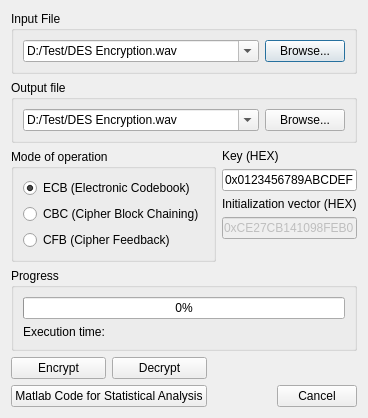
<?xml version="1.0" encoding="UTF-8"?>
<ui version="4.0">
 <class>DESdialog</class>
 <widget class="QDialog" name="DESdialog">
  <property name="geometry">
   <rect>
    <x>0</x>
    <y>0</y>
    <width>337</width>
    <height>385</height>
   </rect>
  </property>
  <property name="sizePolicy">
   <sizepolicy hsizetype="MinimumExpanding" vsizetype="Preferred">
    <horstretch>0</horstretch>
    <verstretch>0</verstretch>
   </sizepolicy>
  </property>
  <property name="windowTitle">
   <string>Data Encryption Standard</string>
  </property>
  <layout class="QVBoxLayout" name="verticalLayout_7">
   <item>
    <widget class="QGroupBox" name="groupBox_4">
     <property name="title">
      <string>Input File</string>
     </property>
     <layout class="QHBoxLayout" name="horizontalLayout_4">
      <item>
       <widget class="QComboBox" name="comboBox_2">
        <property name="sizePolicy">
         <sizepolicy hsizetype="MinimumExpanding" vsizetype="Fixed">
          <horstretch>0</horstretch>
          <verstretch>0</verstretch>
         </sizepolicy>
        </property>
        <property name="editable">
         <bool>true</bool>
        </property>
        <item>
         <property name="text">
          <string>D:/Test/DES Encryption.wav</string>
         </property>
        </item>
        <item>
         <property name="text">
          <string>D:/Test/DES Decryption.wav</string>
         </property>
        </item>
        <item>
         <property name="text">
          <string>D:/Test/DESCipherTest.wav</string>
         </property>
        </item>
       </widget>
      </item>
      <item>
       <widget class="QPushButton" name="browsePButton_2">
        <property name="text">
         <string>Browse...</string>
        </property>
       </widget>
      </item>
     </layout>
    </widget>
   </item>
   <item>
    <widget class="QGroupBox" name="groupBox">
     <property name="title">
      <string>Output file</string>
     </property>
     <layout class="QHBoxLayout" name="horizontalLayout">
      <item>
       <widget class="QComboBox" name="comboBox">
        <property name="sizePolicy">
         <sizepolicy hsizetype="MinimumExpanding" vsizetype="Fixed">
          <horstretch>0</horstretch>
          <verstretch>0</verstretch>
         </sizepolicy>
        </property>
        <property name="editable">
         <bool>true</bool>
        </property>
        <item>
         <property name="text">
          <string>D:/Test/DES Encryption.wav</string>
         </property>
        </item>
        <item>
         <property name="text">
          <string>D:/Test/DES Decryption.wav</string>
         </property>
        </item>
        <item>
         <property name="text">
          <string>D:/Test/DESCipherTest.wav</string>
         </property>
        </item>
       </widget>
      </item>
      <item>
       <widget class="QPushButton" name="browsePButton">
        <property name="text">
         <string>Browse...</string>
        </property>
       </widget>
      </item>
     </layout>
    </widget>
   </item>
   <item>
    <layout class="QHBoxLayout" name="horizontalLayout_2">
     <item>
      <widget class="QGroupBox" name="groupBox_2">
       <property name="title">
        <string>Mode of operation</string>
       </property>
       <layout class="QVBoxLayout" name="verticalLayout">
        <item>
         <widget class="QRadioButton" name="ECB_RB">
          <property name="text">
           <string>ECB (Electronic Codebook)</string>
          </property>
          <property name="checked">
           <bool>true</bool>
          </property>
         </widget>
        </item>
        <item>
         <widget class="QRadioButton" name="CBC_RB">
          <property name="text">
           <string>CBC (Cipher Block Chaining)</string>
          </property>
         </widget>
        </item>
        <item>
         <widget class="QRadioButton" name="CFB_RB">
          <property name="text">
           <string>CFB (Cipher Feedback)</string>
          </property>
         </widget>
        </item>
       </layout>
      </widget>
     </item>
     <item>
      <layout class="QVBoxLayout" name="verticalLayout_2">
       <item>
        <widget class="QLabel" name="label_3">
         <property name="text">
          <string>Key (HEX)</string>
         </property>
        </widget>
       </item>
       <item>
        <widget class="QLineEdit" name="lineEdit_2">
         <property name="text">
          <string>0x0123456789ABCDEF</string>
         </property>
        </widget>
       </item>
       <item>
        <widget class="QLabel" name="label">
         <property name="text">
          <string>Initialization vector (HEX)</string>
         </property>
        </widget>
       </item>
       <item>
        <widget class="QLineEdit" name="initVectorEdit">
         <property name="enabled">
          <bool>false</bool>
         </property>
         <property name="text">
          <string>0xCE27CB141098FEB0</string>
         </property>
        </widget>
       </item>
       <item>
        <spacer name="verticalSpacer">
         <property name="orientation">
          <enum>Qt::Vertical</enum>
         </property>
         <property name="sizeHint" stdset="0">
          <size>
           <width>20</width>
           <height>40</height>
          </size>
         </property>
        </spacer>
       </item>
      </layout>
     </item>
    </layout>
   </item>
   <item>
    <widget class="QGroupBox" name="groupBox_3">
     <property name="title">
      <string>Progress</string>
     </property>
     <layout class="QVBoxLayout" name="verticalLayout_3">
      <item>
       <widget class="QProgressBar" name="progressBar">
        <property name="value">
         <number>0</number>
        </property>
       </widget>
      </item>
      <item>
       <widget class="QLabel" name="timeLabel">
        <property name="text">
         <string>Execution time: </string>
        </property>
       </widget>
      </item>
     </layout>
    </widget>
   </item>
   <item>
    <layout class="QHBoxLayout" name="horizontalLayout_5">
     <item>
      <layout class="QVBoxLayout" name="verticalLayout_5">
       <item>
        <layout class="QHBoxLayout" name="horizontalLayout_3">
         <item>
          <widget class="QPushButton" name="encryptPB">
           <property name="text">
            <string>Encrypt</string>
           </property>
          </widget>
         </item>
         <item>
          <widget class="QPushButton" name="decryptPB">
           <property name="text">
            <string>Decrypt</string>
           </property>
          </widget>
         </item>
        </layout>
       </item>
       <item>
        <layout class="QVBoxLayout" name="verticalLayout_4">
         <item>
          <widget class="QPushButton" name="pushButton_2">
           <property name="sizePolicy">
            <sizepolicy hsizetype="MinimumExpanding" vsizetype="Fixed">
             <horstretch>0</horstretch>
             <verstretch>0</verstretch>
            </sizepolicy>
           </property>
           <property name="text">
            <string>Matlab Code for Statistical Analysis</string>
           </property>
          </widget>
         </item>
        </layout>
       </item>
      </layout>
     </item>
     <item>
      <spacer name="horizontalSpacer">
       <property name="orientation">
        <enum>Qt::Horizontal</enum>
       </property>
       <property name="sizeHint" stdset="0">
        <size>
         <width>40</width>
         <height>20</height>
        </size>
       </property>
      </spacer>
     </item>
     <item>
      <layout class="QVBoxLayout" name="verticalLayout_6">
       <item>
        <spacer name="verticalSpacer_2">
         <property name="orientation">
          <enum>Qt::Vertical</enum>
         </property>
         <property name="sizeHint" stdset="0">
          <size>
           <width>20</width>
           <height>40</height>
          </size>
         </property>
        </spacer>
       </item>
       <item>
        <widget class="QPushButton" name="pushButton_3">
         <property name="text">
          <string>Cancel</string>
         </property>
        </widget>
       </item>
      </layout>
     </item>
    </layout>
   </item>
  </layout>
  <zorder>groupBox</zorder>
  <zorder>groupBox_3</zorder>
  <zorder>groupBox_4</zorder>
  <zorder></zorder>
 </widget>
 <resources/>
 <connections>
  <connection>
   <sender>ECB_RB</sender>
   <signal>toggled(bool)</signal>
   <receiver>initVectorEdit</receiver>
   <slot>setDisabled(bool)</slot>
   <hints>
    <hint type="sourcelabel">
     <x>118</x>
     <y>108</y>
    </hint>
    <hint type="destinationlabel">
     <x>378</x>
     <y>156</y>
    </hint>
   </hints>
  </connection>
  <connection>
   <sender>pushButton_3</sender>
   <signal>clicked()</signal>
   <receiver>DESdialog</receiver>
   <slot>close()</slot>
   <hints>
    <hint type="sourcelabel">
     <x>335</x>
     <y>272</y>
    </hint>
    <hint type="destinationlabel">
     <x>283</x>
     <y>269</y>
    </hint>
   </hints>
  </connection>
 </connections>
</ui>
